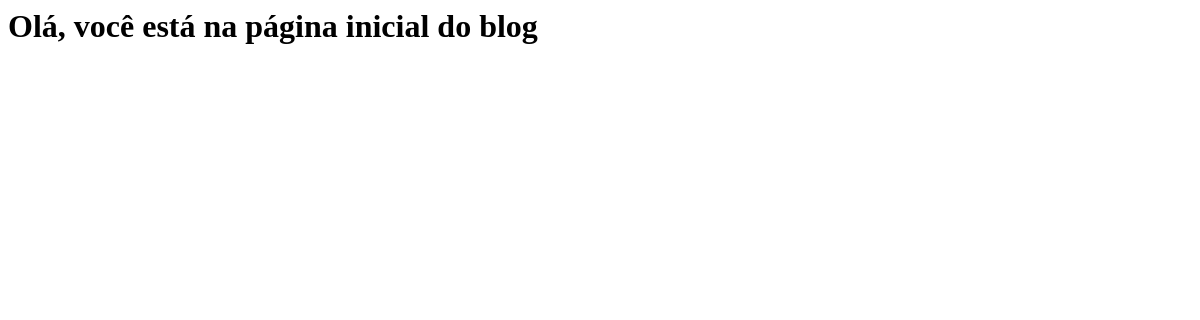
The page /blog/ on the database as committed earlier.
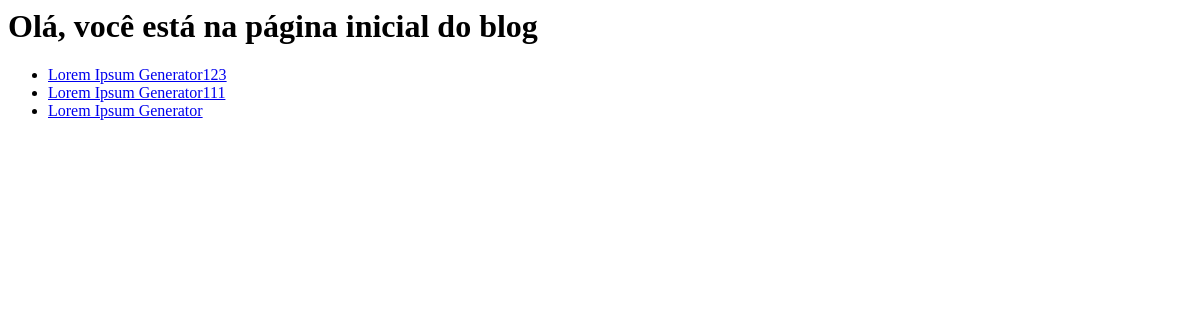
The same page on the database as committed later.
### blog/models.py (models this page shows, shortened)
class Post(models.Model):
    pub_date = models.DateTimeField("Data de publicação")
    title = models.CharField("Título", max_length=50)
    text = models.TextField("Texto")

### blog/views.py (the view)
# urls.py: path('', views.index, name='index'),
def index(request):
    welcome_msg = "Olá, você está na página inicial do blog\n"
    num_blog_posts = 5
    lista_blog_posts = Post.objects.order_by('-pub_date')[:num_blog_posts]
    context = {
        'lista_blog_posts': lista_blog_posts,
        'welcome_msg': welcome_msg,
    }
    return render(request, 'blog/index.html', context)

### blog/templates/blog/index.html
<h1>{{ welcome_msg }}</h1>
<ul>
    {% for post in lista_blog_posts %}
        <li><a href="{% url 'blog:post' post.id %}">{{post.title}}</a></li>
    {% endfor %}
</ul>

Rows that differ between the two databases and show on the page:
added Post: title "Lorem Ipsum Generator123"
added Post: title "Lorem Ipsum Generator111"
added Post: title "Lorem Ipsum Generator"
